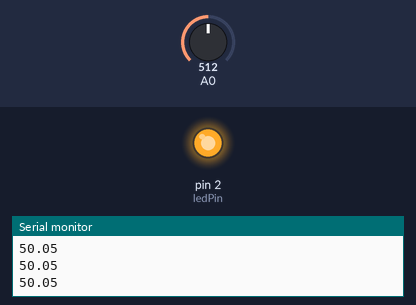
Recording of a sketch running on a simulated Arduino Uno, built with avr-gcc and run on an emulated ATmega328P. Parts: output pins drawn as LEDs (lit = HIGH), the last lines printed to the serial monitor. The inputs (shaded band) are chosen by the test bench; at power-on: A0 = 512.

Above: at 1.2 s.
1.3 s: A0 set to 888
2.8 s: A0 set to 909
At 3.5 s:
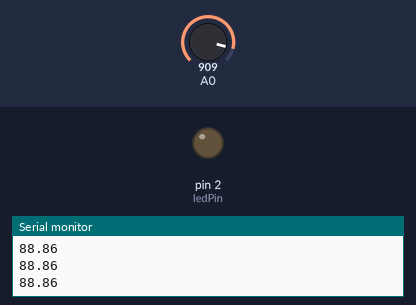
4.3 s: A0 set to 716
At 4.6 s:
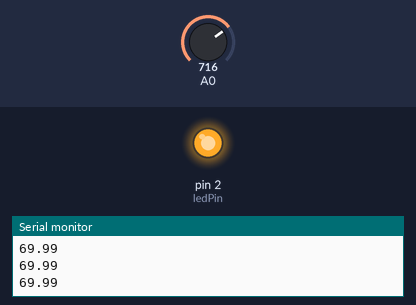
5.8 s: A0 set to 900
At 6.9 s:
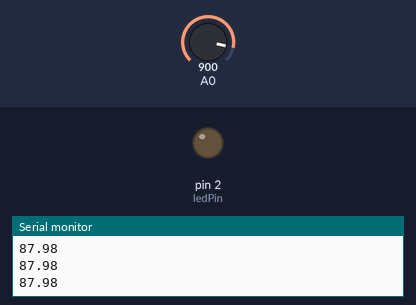
Timing chart, 0 to 8.3 s (numbered marks = the images above; inputs shaded):
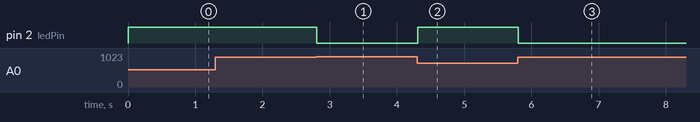

The sketch:

SmartLighting.ino
```cpp
const int ledPin = 2;
int dutyCycle = 0;

void setup() {
  Serial.begin(9600);   // initialize serial communication at 9600 BPS
}
void loop() {
    int sensorValue = analogRead(A0);   // read the input on analog pin 0
    float voltage = sensorValue * (100.0 / 1023.0);   // Convert the analog reading (which goes from 0 - 1023) to a voltage (0 - 5V)
    Serial.println(voltage);   // print out the value you read
    analogWrite(ledPin, 1023 - sensorValue);

}
```

Measured:
- the behaviour switches between 895 and 896 on A0 (found by bisection; images 0 and 1)
- after the input at 2.8 s, pin 2 (ledPin): HIGH → LOW at once
- after the input at 4.3 s, pin 2 (ledPin): LOW → HIGH at once
- after the input at 5.8 s, pin 2 (ledPin): HIGH → LOW at once
